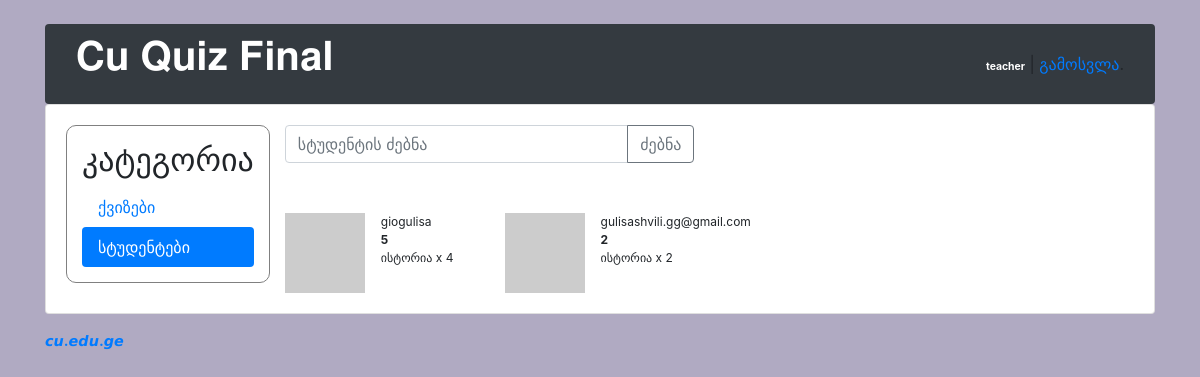
Page /teachers/s/ (signed in) on the earlier database version.
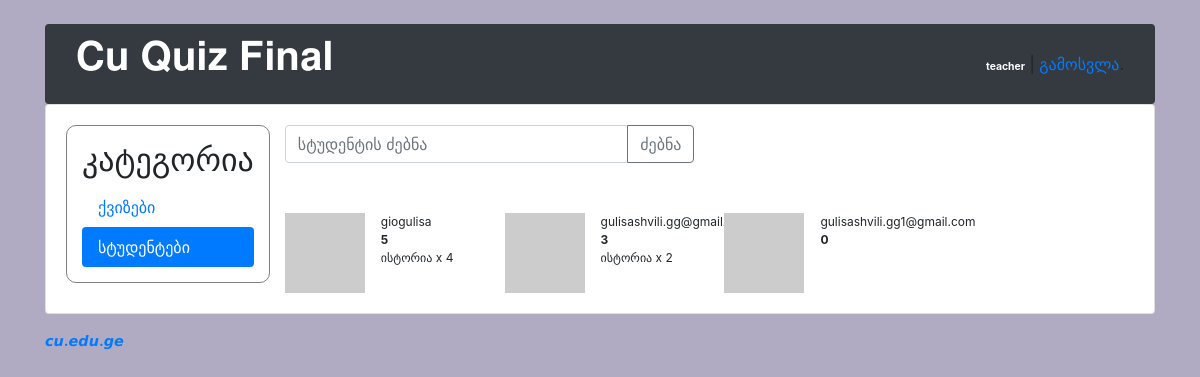
Same page on the later database version.
### classroom/models.py (models this page shows, shortened)
class Student(models.Model):
    user = models.OneToOneField(User, on_delete=models.CASCADE, primary_key=True)
    quizzes = models.ManyToManyField(Quiz, through='TakenQuiz')
    interests = models.ManyToManyField(Subject, related_name='interested_students')
    score = models.IntegerField(default=0)

class User(AbstractUser):
    is_student = models.BooleanField(default=False)
    is_teacher = models.BooleanField(default=False)
    username = models.CharField(error_messages={'unique': 'მომხმარებლის სახელი დაკავებულია.'}, max_length=150, unique=True, verbose_name='მომხმარებლის სახელი')

### classroom/views/teachers.py (the view)
# urls.py: path('s/', students.StudentList.as_view(), name='student_list'),
@method_decorator([login_required, teacher_required()], name='dispatch')
class StudentList(ListView):
    paginate_by = 36
    template_name = 'classroom/teachers/student_list.html'
    context_object_name = 'students'
    def get_queryset(self):
        query = self.request.GET.get('q', '')
        User = get_user_model()
        queryset = Student.objects.order_by('-score')
        if query:
            queryset = queryset.filter(user__username__icontains=query)
        return queryset

### classroom/templatetags/quiz_extras.py (called while the page is built)
@register.filter
def gravatar_url(username, size=40):
    username_hash = hashlib.md5(username.lower().encode('utf-8')).hexdigest()
    return f"https://www.gravatar.com/avatar/{username_hash}?s={size}&d=identicon"

@register.filter
def top_subject(taken_quizzes):
    subjects = taken_quizzes.values('quiz__subject__name') \
        .annotate(score=Sum('score')) \
        .order_by('-score')
    if subjects:
        name = subjects[0]['quiz__subject__name']
        score = subjects[0]['score']
        return f"{name} x {score}"
    return ""

### classroom/templates/classroom/teachers/student_list.html (shortened to what this page needs)
{% extends 'base.html' %}
{% load quiz_extras %}
{% block content %}
    <div id = responsivediv>
        <div>
            {% include 'classroom/teachers/_header.html' with active='students' %}
        </div>
        <div>
            <form method='GET'>
                <div class="row">
                    <div class="col-sm-6">
                        <div class="input-group mb-3">
                            <input type="text" class="form-control" name='q' size="200" value='{{ request.GET.q }}'
                                   placeholder="სტუდენტის ძებნა">
                            <div class="input-group-append">
                                <button class="btn btn-outline-secondary" type="submit">ძებნა</button>
                            </div>
                        </div>
                    </div>
                </div>
            </form>
            <br>
            <div class="row">
                {% for student in students %}
                    <div class="col-sm-3">
                        <div class="media">
                            <a>
                                <img class="mr-3" src="{{ student.user.username|gravatar_url:50 }}"
                                     alt="{{ student.user.get_full_name }}">
                            </a>
                            <div class="media-body" style="font-size: 12px">
                                {{ student.user.username }}<br>
                                <strong>{{ student.score }}</strong><br>
                                {{ student.taken_quizzes.all|top_subject }}
                            </div>
                        </div>
                    </div>
                {% empty %}
                    <div class="col-sm-6"><p class="text-warning">არცერთი სტუდენტი არ მოიძებნა</p></div>
                {% endfor %}
            </div>
        </div>
    </div>
{% endblock %}

Differences in the rows shown:
changed Student "ისტორია x 2": score "2" → "3"
added Student: user.username "gulisashvili.gg1@gmail.com", score "0"
